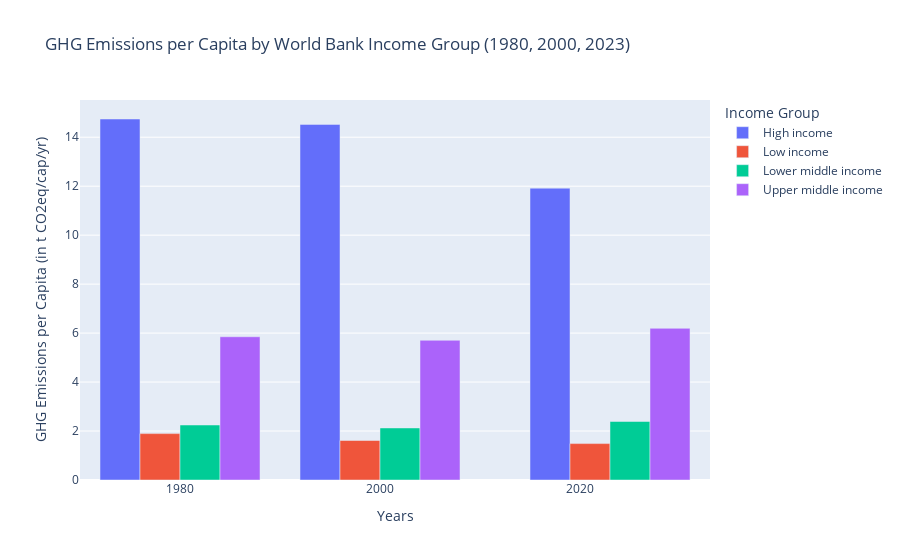

The notebook cell this image was saved under:
### Code cell
# Create a grouped bar chart
fig = go.Figure()

# Loop through each income group and add a trace
for b in filtered_df.columns:
    fig.add_trace(go.Bar(
        x=[1980,2000,2023],  # Years
        y=filtered_df[b],  # GHG emissions for the income group
        name=b # Label for the legend
    ))

# Update layout for better visualization
fig.update_layout(
    title="GHG Emissions per Capita by World Bank Income Group (1980, 2000, 2023)",
    xaxis_title="Years",
    yaxis_title="GHG Emissions per Capita (in t CO2eq/cap/yr)",
    barmode='group',  # Group bars by year
    legend_title="Income Group",
    template="plotly"
)

# Show the chart
fig.show()

### Figure 1 — Plotly figure (JSON) as saved in the notebook; plotly's stock layout.template omitted (floating-point values rounded to 4 significant figures)
{"data": [{"name": "High income", "type": "bar", "x": [1980, 2000, 2023], "y": [14.74, 14.52, 11.92]}, {"name": "Low income", "type": "bar", "x": [1980, 2000, 2023], "y": [1.895, 1.613, 1.488]}, {"name": "Lower middle income", "type": "bar", "x": [1980, 2000, 2023], "y": [2.247, 2.126, 2.39]}, {"name": "Upper middle income", "type": "bar", "x": [1980, 2000, 2023], "y": [5.85, 5.707, 6.196]}], "layout": {"barmode": "group", "legend": {"title": {"text": "Income Group"}}, "title": {"text": "GHG Emissions per Capita by World Bank Income Group (1980, 2000, 2023)"}, "xaxis": {"title": {"text": "Years"}}, "yaxis": {"title": {"text": "GHG Emissions per Capita (in t CO2eq/cap/yr)"}}}}
